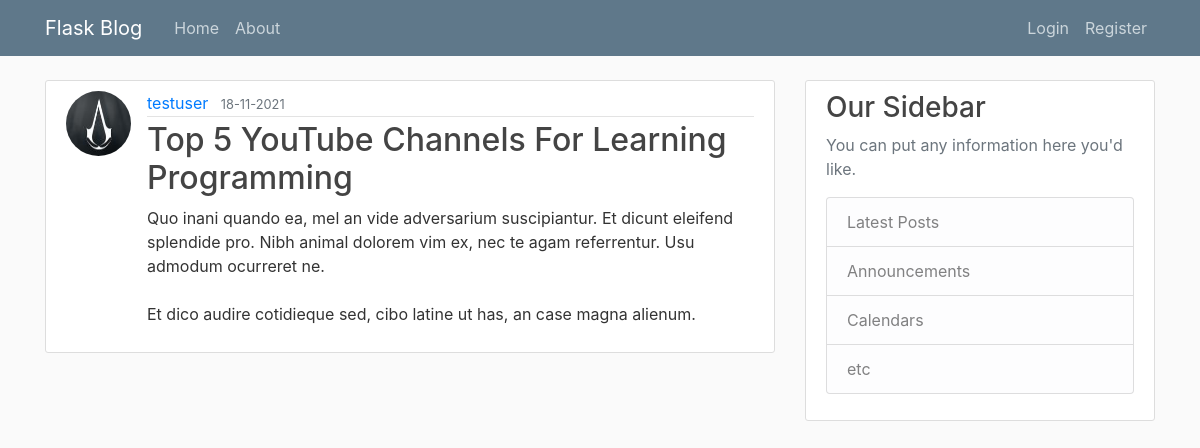
Page /post/27 on the committed database.
### blog_webapp/models.py (models this page shows, shortened)
class User(db.Model, UserMixin):
    id = db.Column(db.Integer, primary_key=True)
    username = db.Column(db.String(20), unique=True, nullable=False)
    email = db.Column(db.String(120), unique=True, nullable=False)
    profile_image_file = db.Column(db.String(20), nullable=False,
                                   default='default_profile_image.png')
    password = db.Column(db.String(60), nullable=False)
    posts = db.relationship('Post', backref='author', lazy=True)

class Post(db.Model):
    id = db.Column(db.Integer, primary_key=True)
    title = db.Column(db.String(100), nullable=False)
    timestamp = db.Column(db.DateTime, nullable=False, default=datetime.utcnow)
    content = db.Column(db.Text, nullable=False)
    user_id = db.Column(db.Integer, db.ForeignKey('user.id'), nullable=False)

### blog_webapp/posts/routes.py (the view)
@posts.route("/post/<int:post_id>")
def get_post(post_id):
    post = Post.query.get_or_404(post_id)
    return render_template('post.html', title=post.title, post=post)

### blog_webapp/templates/post.html (shortened to what this page needs)
{% extends "layout.html" %}
{% block content %}
    <article class="media content-section">
        <img class="rounded-circle article-img" src=" {{url_for('static', filename='profile_pics/'+post.author.profile_image_file) }}" alt="">
        <div class="media-body">
            <div class="article-metadata">
                <a class="mr-2" href="#">{{ post.author.username }}</a>
                <small class="text-muted">{{ post.timestamp.strftime('%d-%m-%Y') }}</small>
            </div>
            <h2 class="article-title">{{ post.title }}</h2>
            <p class="article-content">{{ post.content }}</p>
        </div>
    </article>
{% endblock content %}

### blog_webapp/static/main.css (style rules this page uses)
body { background: #fafafa; color: #333333; margin-top: 5rem; }
h1, h2, h3, h4, h5, h6 { color: #444444; }
.content-section { background: #ffffff; padding: 10px 20px; border: 1px solid #dddddd; border-radius: 3px; margin-bottom: 20px; }
.article-title { color: #444444; }
.article-content { white-space: pre-line; }
.article-img { height: 65px; width: 65px; margin-right: 16px; }
.article-metadata { padding-bottom: 1px; margin-bottom: 4px; border-bottom: 1px solid #e3e3e3 }

### rows in the picture
User: profile_image_file (picture), author.username "testuser"
Post: timestamp "18-11-2021", title "Top 5 YouTube Channels For Learning Programming", content "Quo inani quando ea, mel an vide adversarium suscipiantur. Et dicunt eleifend splendide pro. Nibh animal dolorem vim ex, nec te agam referrentur. Usu admodum ocurreret ne. Et dico audire cotidieque sed, cibo latine ut has, an case magna alienum."
